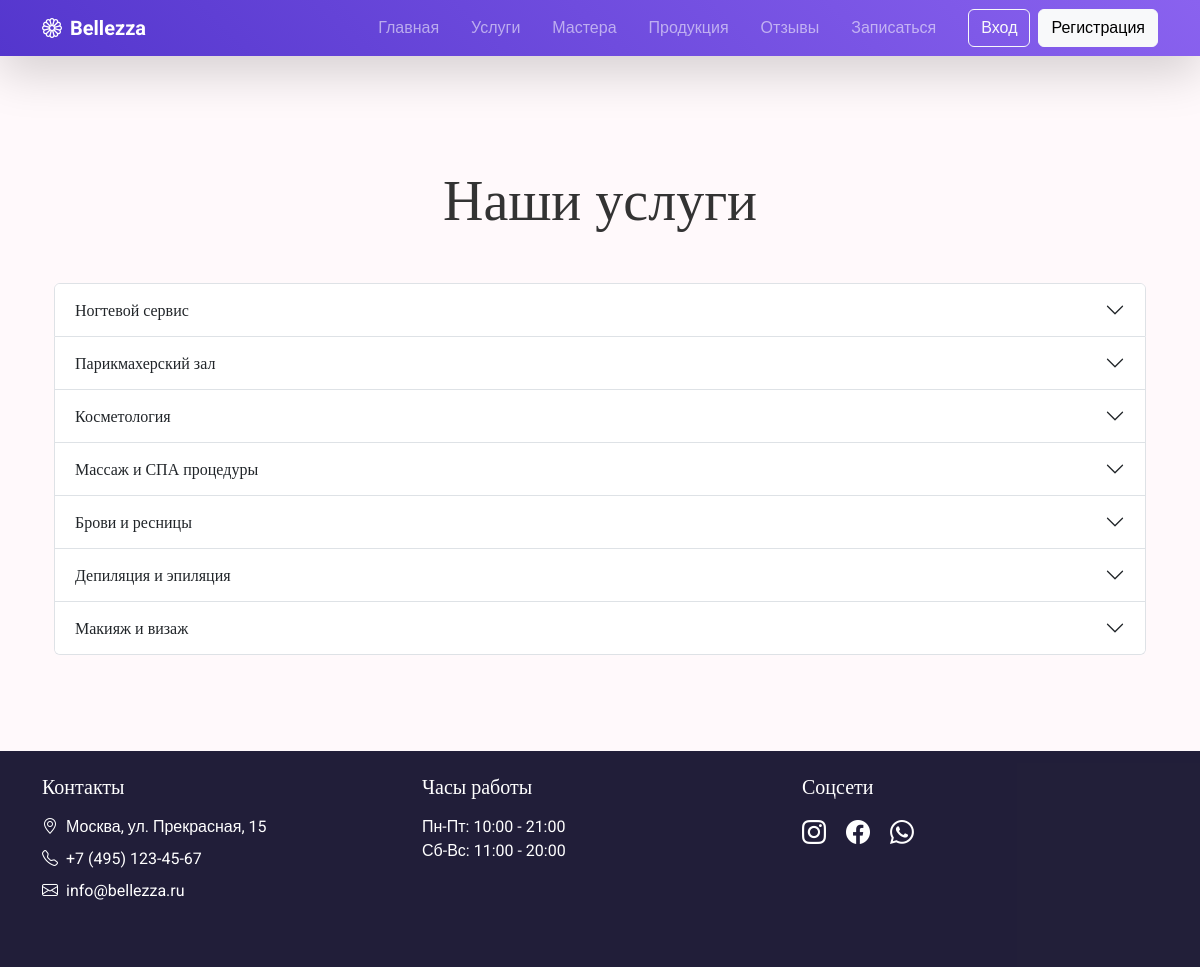
/api/v1/beauty_salon/services/, run on the app's committed database.
### beauty_salon/models.py (models this page shows, shortened)
class Category(models.Model):
    name = models.CharField(max_length=255, unique=True, verbose_name='Название')
    description = models.TextField(blank=True, null=True, verbose_name='Описание')
    class Meta:
        verbose_name = "Категория"
        verbose_name_plural = "Категории"

### beauty_salon/views.py (the view)
# urls.py: path('services/', views.service_list, name='service_list'),
def service_list(request):
    categories = Category.objects.prefetch_related('services').all()
    return render(request, 'service_list.html', {'categories': categories})

### beauty_salon/templates/service_list.html (shortened to what this page needs)
{% extends 'base_generic.html' %}
{% load static %}
{% block content %}
<section class="services container my-5">
    <h2 class="text-center mb-5 display-4">Наши услуги</h2>
    <div class="accordion" id="servicesAccordion">
     {% for category in categories %}
        <div class="accordion-item">
            <h2 class="accordion-header" id="heading{{ forloop.counter }}">
                <button class="accordion-button collapsed" type="button"
                        data-bs-toggle="collapse"
                        data-bs-target="#collapse{{ forloop.counter }}">
                    {{ category.name }}
                </button>
            </h2>
        </div>
        {% endfor %}
    </div>
</section>
{% endblock %}

### static/css/styles.css (style rules this page uses)
:root { --primary-color: #dac5fd; --secondary-color: #f0f0f0; --accent-color: #8c7cff; }
body { font-family: "Roboto", sans-serif; background-color: #fff9fb; }
h1, h2, h3, h4, h5 { font-family: "Playfair Display", serif; color: #333; }

### data on the page
Category: name "Ногтевой сервис"
Category: name "Парикмахерский зал"
Category: name "Косметология"
Category: name "Массаж и СПА процедуры"
Category: name "Брови и ресницы"
Category: name "Депиляция и эпиляция"
Category: name "Макияж и визаж"
